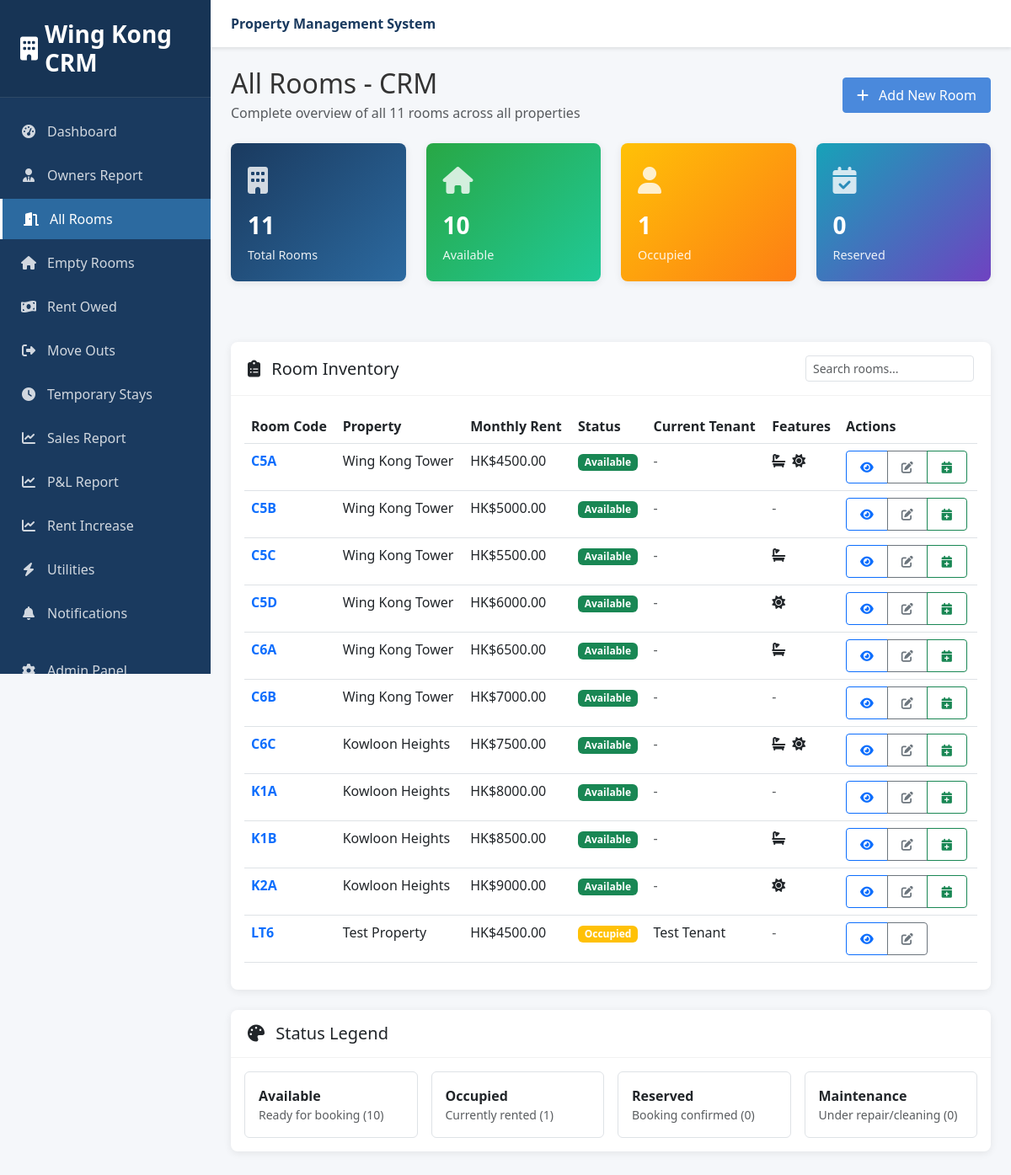
Before: /crm/rooms/ (signed in) with the older database file.
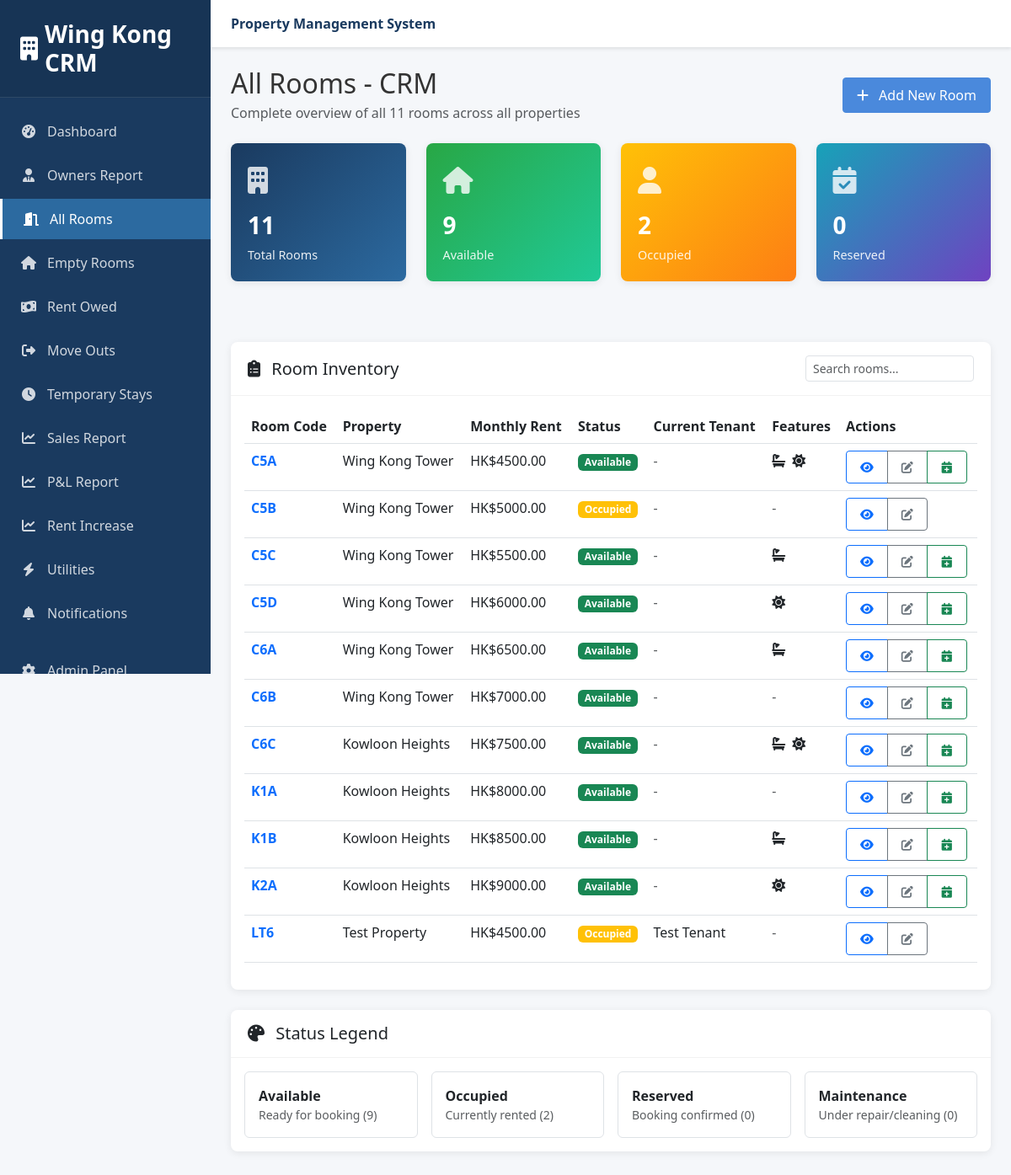
After: the same page with the newer database file.
### properties/models.py (models this page shows, shortened)
class Room(models.Model):
    ROOM_STATUS = [
        ('available', 'Available'),  # Ready for booking
        ('reserved', 'Reserved'),  # Booking confirmed, deposit paid
        ('occupied', 'Occupied'),  # Tenant actively living there
        ('maintenance', 'Under Maintenance'),  # Being repaired/cleaned
        ('temporary', 'Temporary Stay'),  # Short-term temporary occupancy
        ('cleaning', 'Being Cleaned'),  # Between tenants, being cleaned
    ]
    property = models.ForeignKey(Property, on_delete=models.CASCADE, related_name='rooms')
    room_code = models.CharField(max_length=10, unique=True)  # c5a, c5b, etc.
    room_number = models.CharField(max_length=20)
    description = models.TextField(blank=True)
    monthly_rent = models.DecimalField(max_digits=10, decimal_places=2, validators=[MinValueValidator(Decimal('0.01'))])
    deposit_amount = models.DecimalField(max_digits=10, decimal_places=2, default=2500.00)
    status = models.CharField(max_length=20, choices=ROOM_STATUS, default='available')
    photos = models.JSONField(default=list, blank=True)
    videos = models.JSONField(default=list, blank=True)
    post_ad_price = models.DecimalField(
        max_digits=10, decimal_places=2,
        null=True, blank=True,
        help_text="Price advertised to public (for rent increase detection)"
    )
    size_sqft = models.DecimalField(max_digits=8, decimal_places=2, null=True, blank=True)
    has_private_bathroom = models.BooleanField(default=False)
    has_balcony = models.BooleanField(default=False)
    created_at = models.DateTimeField(auto_now_add=True)
    updated_at = models.DateTimeField(auto_now=True)
    class Meta:
        ordering = ['room_code']
    def get_current_booking(self):
        today = timezone.now().date()
        try:
            return self.booking_set.filter(
                status='active',
                move_in_date__lte=today,
                move_out_date__gte=today
            ).first()
        except:
            return None

class Property(models.Model):
    PROPERTY_TYPES = [
        ('apartment', 'Apartment'),
        ('building', 'Building'),
    ]
    name = models.CharField(max_length=200)
    address = models.TextField()
    property_type = models.CharField(max_length=20, choices=PROPERTY_TYPES)
    total_rooms = models.IntegerField()
    created_at = models.DateTimeField(auto_now_add=True)
    updated_at = models.DateTimeField(auto_now=True)

### properties/views.py (the view)
# urls.py: path('crm/rooms/', views.crm_room_list, name='crm_room_list'),
@staff_required
def crm_room_list(request):
    rooms = Room.objects.all().select_related('property').order_by('room_code')
    total_rooms = rooms.count()
    available_rooms = rooms.filter(status='available').count()
    occupied_rooms = rooms.filter(status='occupied').count()
    reserved_rooms = rooms.filter(status='reserved').count()
    maintenance_rooms = rooms.filter(status='maintenance').count()
    context = {
        'rooms': rooms,
        'title': 'All Rooms - CRM',
        'stats': {
            'total_rooms': total_rooms,
            'available_rooms': available_rooms,
            'occupied_rooms': occupied_rooms,
            'reserved_rooms': reserved_rooms,
            'maintenance_rooms': maintenance_rooms,
        }
    }
    return render(request, 'properties/crm_room_list.html', context)

### properties/views.py (called while the page is built)
def staff_required(view_func):
    decorated_view_func = login_required(user_passes_test(
        lambda u: u.is_staff,
        login_url='/admin/login/'
    )(view_func))
    return decorated_view_func

### templates/properties/crm_room_list.html (shortened to what the changed rows need)
{% extends 'reports/base.html' %}
{% block content %}
<div class="d-flex justify-content-between align-items-center mb-4">
    <div>
        <h2 class="mb-1">{{ title }}</h2>
    </div>
</div>
<div class="row mb-4">
    <div class="col-xl-3 col-md-6 mb-4">
        <div class="stats-card success">
            <div class="stats-icon">
                <i class="fas fa-home"></i>
            </div>
            <div class="stats-number">{{ stats.available_rooms }}</div>
            <div class="stats-label">Available</div>
        </div>
    </div>
    <div class="col-xl-3 col-md-6 mb-4">
        <div class="stats-card warning">
            <div class="stats-icon">
                <i class="fas fa-user"></i>
            </div>
            <div class="stats-number">{{ stats.occupied_rooms }}</div>
            <div class="stats-label">Occupied</div>
        </div>
    </div>
</div>
<div class="card">
    <div class="card-body">
        {% if rooms %}
        <div class="table-responsive">
            <table class="table table-hover">
                <thead>
                    <tr>
                        <th>Room Code</th>
                        <th>Property</th>
                        <th>Monthly Rent</th>
                        <th>Status</th>
                        <th>Current Tenant</th>
                        <th>Features</th>
                        <th>Actions</th>
                    </tr>
                </thead>
                <tbody>
                    {% for room in rooms %}
                    <tr>
                        <td>
                            <a href="{% url 'properties:crm_room_detail' room_code=room.room_code %}" class="text-decoration-none fw-bold">
                                {{ room.room_code|upper }}
                            </a>
                        </td>
                        <td>{{ room.property.name }}</td>
                        <td>HK${{ room.monthly_rent }}</td>
                        <td>
                            {% if room.status == 'available' %}
                                <span class="badge bg-success">Available</span>
                            {% elif room.status == 'occupied' %}
                                <span class="badge bg-warning">Occupied</span>
                            {% elif room.status == 'reserved' %}
                                <span class="badge bg-info">Reserved</span>
                            {% elif room.status == 'maintenance' %}
                                <span class="badge bg-danger">Maintenance</span>
                            {% else %}
                                <span class="badge bg-secondary">{{ room.get_status_display }}</span>
                            {% endif %}
                        </td>
                        <td>
                            {% with current_booking=room.get_current_booking %}
                                {% if current_booking %}
                                    {{ current_booking.tenant.full_name }}
                                {% else %}
                                    <span class="text-muted">-</span>
                                {% endif %}
                            {% endwith %}
                        </td>
                        <td>
                            {% if not room.has_private_bathroom and not room.has_balcony %}
                                <span class="text-muted">-</span>
                            {% endif %}
                        </td>
                        <td>
                            <div class="btn-group" role="group">
                                <a href="{% url 'properties:crm_room_detail' room_code=room.room_code %}"
                                   class="btn btn-sm btn-outline-primary">
                                    <i class="fas fa-eye"></i>
                                </a>
                                <a href="/admin/properties/room/{{ room.id }}/change/"
                                   class="btn btn-sm btn-outline-secondary" target="_blank">
                                    <i class="fas fa-edit"></i>
                                </a>
                                {% if room.status == 'available' %}
                                <a href="/admin/bookings/booking/add/?room={{ room.id }}"
                                   class="btn btn-sm btn-outline-success" target="_blank">
                                    <i class="fas fa-calendar-plus"></i>
                                </a>
                                {% endif %}
                            </div>
                        </td>
                    </tr>
                    {% endfor %}
                </tbody>
            </table>
        </div>
        {% endif %}
    </div>
</div>
<div class="card">
    <div class="card-body">
        <div class="row g-3">
            <div class="col-md-3 col-sm-6">
                <div class="d-flex align-items-center p-3 border rounded">
                    <div>
                        <strong>Available</strong>
                        <div class="text-muted small">Ready for booking ({{ stats.available_rooms }})</div>
                    </div>
                </div>
            </div>
            <div class="col-md-3 col-sm-6">
                <div class="d-flex align-items-center p-3 border rounded">
                    <div>
                        <strong>Occupied</strong>
                        <div class="text-muted small">Currently rented ({{ stats.occupied_rooms }})</div>
                    </div>
                </div>
            </div>
        </div>
    </div>
</div>
{% endblock %}

Changed rows visible on the page:
changed Room (number 2 of 11 on the later page): status "Available" → "Occupied"
Other visible differences:
{{ stats.available_rooms }}: "10" → "9"
{{ stats.occupied_rooms }}: "1" → "2"
